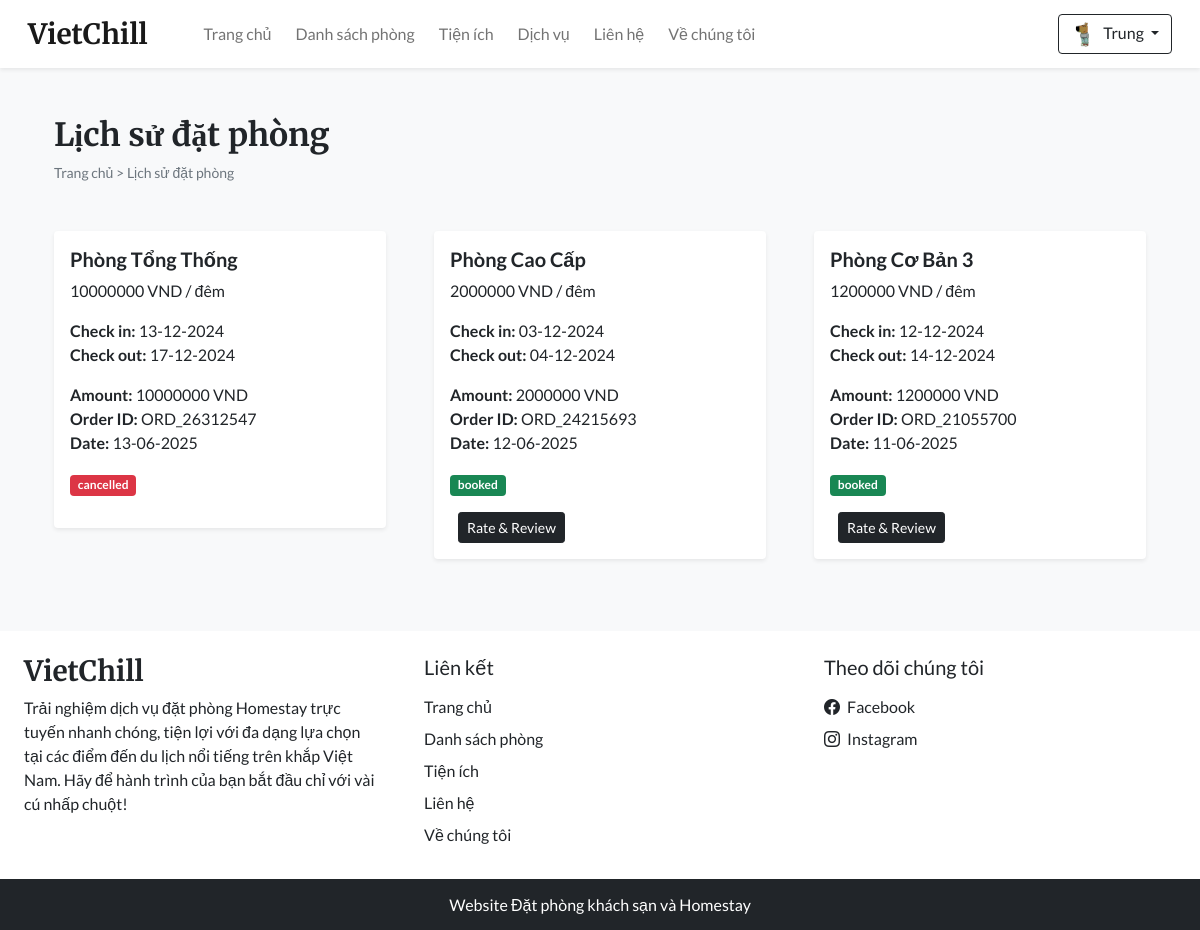
Screenshot of /bookings.php (signed in) with the database file from the repository.
### tables this page shows
CREATE TABLE `settings` (
  `sr_no` int(11) NOT NULL,
  `site_title` varchar(50) NOT NULL,
  `site_about` varchar(250) NOT NULL,
  `shutdown` tinyint(1) NOT NULL
);

CREATE TABLE `booking_details` (
  `sr_no` int(11) NOT NULL,
  `booking_id` int(11) NOT NULL,
  `room_name` varchar(100) NOT NULL,
  `price` int(11) NOT NULL,
  `total_pay` int(11) NOT NULL,
  `room_no` varchar(100) DEFAULT NULL,
  `user_name` varchar(100) NOT NULL,
  `phonenum` varchar(100) NOT NULL,
  `address` varchar(150) NOT NULL
);

CREATE TABLE `booking_order` (
  `booking_id` int(11) NOT NULL,
  `user_id` int(11) NOT NULL,
  `room_id` int(11) NOT NULL,
  `check_in` date NOT NULL,
  `check_out` date NOT NULL,
  `arrival` int(11) NOT NULL DEFAULT 0,
  `refund` int(11) DEFAULT NULL,
  `booking_status` varchar(100) NOT NULL DEFAULT 'pending',
  `order_id` varchar(150) NOT NULL,
  `trans_id` varchar(200) DEFAULT NULL,
  `trans_amt` int(11) DEFAULT NULL,
  `trans_status` varchar(100) NOT NULL DEFAULT 'pending',
  `trans_resp_msg` varchar(200) DEFAULT NULL,
  `rate_review` int(11) DEFAULT NULL,
  `datentime` datetime NOT NULL DEFAULT current_timestamp()
);

### admin/inc/db_config.php (called while the page is built, shortened)
<?php
  function select($sql, $values, $datatypes) {
    $con = $GLOBALS['con'];
    if($stmt = mysqli_prepare($con, $sql)){
      mysqli_stmt_bind_param($stmt, $datatypes, ...$values);
      if(mysqli_stmt_execute($stmt)){
        $res = mysqli_stmt_get_result($stmt);
        return $res;
      }
      else{
        mysqli_stmt_close($stmt);
        die("Query cannot be executed - Execute");
      }
    }
    else{
      die("Query cannot be executed - Select");
    }
  }
?>

### bookings.php (the view, shortened to what this page needs)
<!DOCTYPE html>
<html lang="en">
<head>
  <?php require('inc/links.php'); ?>
</head>
<body class="bg-light">
  <?php
    require('inc/header.php');
  ?>
  <div class="container">
    <div class="row">
      <div class="col-12 my-5 px-4">
        <h2 class="fw-bold h-font">Lịch sử đặt phòng</h2>
        <div style="font-size: 14px;">
          <a href="index.php" class="text-secondary text-decoration-none">Trang chủ</a>
          <span class="text-secondary"> > </span>
          <a href="#" class="text-secondary text-decoration-none">Lịch sử đặt phòng</a>
        </div>
      </div>
      <?php
        $query = "SELECT bo.*, bd.* FROM `booking_order` bo
          INNER JOIN `booking_details` bd ON bo.booking_id = bd.booking_id
          WHERE ((bo.booking_status='booked')
          OR (bo.booking_status='cancelled')
          OR (bo.booking_status='payment failed')
          OR (bo.booking_status='pending'))
          AND (bo.user_id=?)
          ORDER BY bo.booking_id DESC";
        $result = select($query,[$_SESSION['uId']],'i');
        while($data = mysqli_fetch_assoc($result))
        {
          $date = date("d-m-Y",strtotime($data['datentime']));
          $checkin = date("d-m-Y",strtotime($data['check_in']));
          $checkout = date("d-m-Y",strtotime($data['check_out']));
          $status_bg = "";
          $btn = "";
          if($data['booking_status']=='booked')
          {
            $status_bg = "bg-success";
            if($data['arrival']==1)
            {
              if($data['rate_review']==0){
                $btn.="<button type='button' onclick='review_room($data[booking_id],$data[room_id])' data-bs-toggle='modal' data-bs-target='#reviewModal' class='btn btn-dark btn-sm shadow-none ms-2'>Rate & Review</button>";
              }
            }
            else{
              $btn="<button onclick='cancel_booking($data[booking_id])' type='button' class='btn btn-danger btn-sm shadow-none'>Cancel</button>";
            }
          }
          else if($data['booking_status']=='cancelled')
          {
            $status_bg = "bg-danger";
          }
          else
          {
            $status_bg = "bg-warning";
          }
          echo<<<bookings
            <div class='col-md-4 px-4 mb-4'>
              <div class='bg-white p-3 rounded shadow-sm'>
                <h5 class='fw-bold'>$data[room_name]</h5>
                <p>$data[price] VND / đêm</p>
                <p>
                  <b>Check in: </b> $checkin <br>
                  <b>Check out: </b> $checkout
                </p>
                <p>
                  <b>Amount: </b> $data[price] VND <br>
                  <b>Order ID: </b> $data[order_id] <br>
                  <b>Date: </b> $date
                </p>
                <p>
                  <span class='badge $status_bg'>$data[booking_status]</span>
                </p>
                $btn
              </div>
            </div>
          bookings;
        }
      ?>
    </div>
  </div>
  <?php require('inc/footer.php'); ?>
</body>
</html>

### inc/header.php (shortened to what this page needs)
<nav id="nav-bar" class="navbar navbar-expand-lg navbar-light bg-white px-lg-3 py-lg-2 shadow-sm sticky-top">
  <div class="container-fluid">
    <a class="navbar-brand me-5 fw-bold fs-3 h-font" href="index.php"><?php echo $settings_r['site_title'] ?></a>
    <div class="collapse navbar-collapse" id="navbarSupportedContent">
      <ul class="navbar-nav me-auto mb-2 mb-lg-0">
        <li class="nav-item">
          <a class="nav-link me-2" href="index.php">Trang chủ</a>
        </li>
        <li class="nav-item">
          <a class="nav-link me-2" href="rooms.php">Danh sách phòng</a>
        </li>
        <li class="nav-item">
          <a class="nav-link me-2" href="facilities.php">Tiện ích</a>
        </li>
        <li class="nav-item">
          <a class="nav-link me-2" href="services.php">Dịch vụ</a>
        </li>
        <li class="nav-item">
          <a class="nav-link me-2" href="contact.php">Liên hệ</a>
        </li>
        <li class="nav-item">
          <a class="nav-link" href="about.php">Về chúng tôi</a>
        </li>
      </ul>
      <div class="d-flex">
        <?php
          if(isset($_SESSION['login']) && $_SESSION['login']==true)
          {
            $path = USERS_IMG_PATH;
            echo<<<data
              <div class="btn-group">
                <button type="button" class="btn btn-outline-dark shadow-none dropdown-toggle" data-bs-toggle="dropdown" data-bs-display="static" aria-expanded="false">
                  <img src="$path$_SESSION[uPic]" style="width: 25px; height: 25px;" class="me-1 rounded-circle">
                  $_SESSION[uName]
                </button>
                <ul class="dropdown-menu dropdown-menu-lg-end">
                  <li><a class="dropdown-item" href="profile.php">Hồ sơ cá nhân</a></li>
                  <li><a class="dropdown-item" href="bookings.php">Lịch sử đặt phòng</a></li>
                  <li><a class="dropdown-item" href="logout.php">Đăng xuất</a></li>
                </ul>
              </div>
            data;
          }
        ?>
      </div>
    </div>
  </div>
</nav>

### inc/footer.php (shortened to what this page needs)
<div class="container-fluid bg-white mt-5">
  <div class="row">
    <div class="col-lg-4 p-4">
      <h3 class="h-font fw-bold fs-3 mb-2"><?php echo $settings_r['site_title'] ?></h3>
      <p>
        <?php echo $settings_r['site_about'] ?>
      </p>
    </div>
    <div class="col-lg-4 p-4">
      <h5 class="mb-3">Liên kết</h5>
      <a href="index.php" class="d-inline-block mb-2 text-dark text-decoration-none">Trang chủ</a> <br>
      <a href="rooms.php" class="d-inline-block mb-2 text-dark text-decoration-none">Danh sách phòng</a> <br>
      <a href="facilities.php" class="d-inline-block mb-2 text-dark text-decoration-none">Tiện ích</a> <br>
      <a href="contact.php" class="d-inline-block mb-2 text-dark text-decoration-none">Liên hệ</a> <br>
      <a href="about.php" class="d-inline-block mb-2 text-dark text-decoration-none">Về chúng tôi</a>
    </div>
    <div class="col-lg-4 p-4">
        <h5 class="mb-3">Theo dõi chúng tôi</h5>
        <a href="<?php echo $contact_r['fb'] ?>" class="d-inline-block text-dark text-decoration-none mb-2">
          <i class="bi bi-facebook me-1"></i> Facebook
        </a><br>
        <a href="<?php echo $contact_r['insta'] ?>" class="d-inline-block text-dark text-decoration-none">
          <i class="bi bi-instagram me-1"></i> Instagram
        </a><br>
    </div>
  </div>
</div>
<h6 class="text-center bg-dark text-white p-3 m-0">Website Đặt phòng khách sạn và Homestay</h6>

### css/common.css (style rules this page uses)
:root { --teal: #2D6A4F; --teal_hover: #2D6A4F; }
* { font-family: 'Lato', sans-serif; }
.h-font { font-family: 'Merriweather', serif; }

### rows the page displays
settings: site_title "VietChill", site_about "Trải nghiệm dịch vụ đặt phòng Homestay trực tuyến nhanh chóng, tiện lợi với đa dạng lựa chọn tại các điểm đến du lịch nổi tiếng trên khắp Việt Nam. Hãy để hành trình của bạn bắt đầu chỉ với vài cú nhấp chuột!"
booking_details: room_name "Phòng Tổng Thống", price "10000000", booking.check_in "13-12-2024", booking.check_out "17-12-2024", booking.order_id "ORD_26312547", booking.datentime "13-06-2025", booking.booking_status "cancelled"
booking_details: room_name "Phòng Cao Cấp", price "2000000", booking.check_in "03-12-2024", booking.check_out "04-12-2024", booking.order_id "ORD_24215693", booking.datentime "12-06-2025", booking.booking_status "booked"
booking_details: room_name "Phòng Cơ Bản 3", price "1200000", booking.check_in "12-12-2024", booking.check_out "14-12-2024", booking.order_id "ORD_21055700", booking.datentime "11-06-2025", booking.booking_status "booked"

### other values shown
$_SESSION[uName] "Trung"
